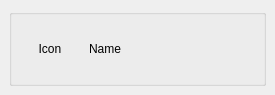
<?xml version="1.0" encoding="UTF-8"?>
<ui version="4.0">
 <class>BraceletWidget</class>
 <widget class="QWidget" name="BraceletWidget">
  <property name="geometry">
   <rect>
    <x>0</x>
    <y>0</y>
    <width>275</width>
    <height>88</height>
   </rect>
  </property>
  <property name="minimumSize">
   <size>
    <width>275</width>
    <height>0</height>
   </size>
  </property>
  <property name="maximumSize">
   <size>
    <width>275</width>
    <height>16777215</height>
   </size>
  </property>
  <property name="windowTitle">
   <string>Form</string>
  </property>
  <layout class="QVBoxLayout" name="verticalLayout">
   <property name="spacing">
    <number>1</number>
   </property>
   <property name="leftMargin">
    <number>9</number>
   </property>
   <property name="topMargin">
    <number>9</number>
   </property>
   <property name="rightMargin">
    <number>9</number>
   </property>
   <property name="bottomMargin">
    <number>9</number>
   </property>
   <item>
    <widget class="QGroupBox" name="groupBracelet">
     <property name="minimumSize">
      <size>
       <width>0</width>
       <height>0</height>
      </size>
     </property>
     <property name="maximumSize">
      <size>
       <width>300</width>
       <height>16777215</height>
      </size>
     </property>
     <property name="title">
      <string/>
     </property>
     <layout class="QHBoxLayout" name="horizontalLayout">
      <property name="spacing">
       <number>1</number>
      </property>
      <property name="leftMargin">
       <number>9</number>
      </property>
      <property name="topMargin">
       <number>9</number>
      </property>
      <property name="bottomMargin">
       <number>9</number>
      </property>
      <item>
       <widget class="QLabel" name="lbIcon">
        <property name="minimumSize">
         <size>
          <width>50</width>
          <height>50</height>
         </size>
        </property>
        <property name="maximumSize">
         <size>
          <width>50</width>
          <height>50</height>
         </size>
        </property>
        <property name="text">
         <string>Icon</string>
        </property>
        <property name="alignment">
         <set>Qt::AlignCenter</set>
        </property>
       </widget>
      </item>
      <item>
       <layout class="QVBoxLayout" name="vLayoutEffect">
        <property name="spacing">
         <number>1</number>
        </property>
        <property name="leftMargin">
         <number>9</number>
        </property>
        <property name="topMargin">
         <number>9</number>
        </property>
        <property name="rightMargin">
         <number>9</number>
        </property>
        <property name="bottomMargin">
         <number>9</number>
        </property>
        <item>
         <widget class="QLabel" name="lbName">
          <property name="minimumSize">
           <size>
            <width>150</width>
            <height>25</height>
           </size>
          </property>
          <property name="maximumSize">
           <size>
            <width>150</width>
            <height>25</height>
           </size>
          </property>
          <property name="text">
           <string>Name</string>
          </property>
         </widget>
        </item>
       </layout>
      </item>
     </layout>
    </widget>
   </item>
  </layout>
 </widget>
 <resources/>
 <connections/>
</ui>
